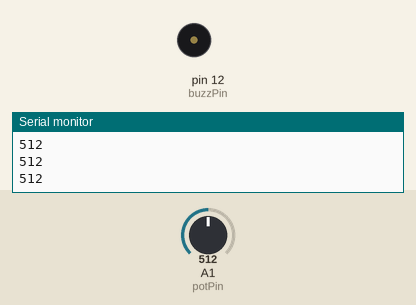
Simulated run of this sketch. Board: Arduino Uno, built with avr-gcc and run on an emulated ATmega328P. Shown: buzzer (waves = sounding), the last lines printed to the serial monitor. The test bench sets the inputs (shaded band); at power-on: A1 (potPin) = 512.

Above: at 1.2 s.
1.3 s: A1 (potPin) set to 987
2.8 s: A1 (potPin) set to 1018
At 3.6 s:
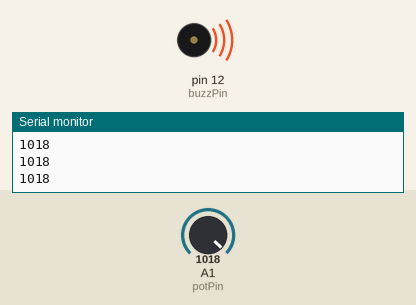
Timing chart, 0 to 5.8 s (numbered marks = the images above; inputs shaded):
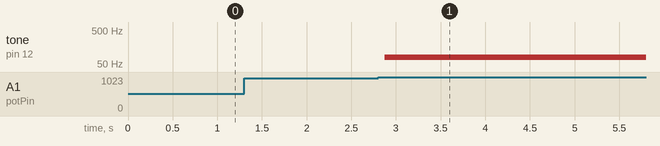

The sketch:

buzzerpoto.ino
```cpp
int potVal;
int buzzPin=12;
int potPin=A1;
int del=1000;
int result;
void setup(){
Serial.begin(9600);
pinMode(buzzPin,OUTPUT);
pinMode(potPin,INPUT);
}

void loop(){
potVal=analogRead(potPin);
Serial.println(potVal);

if (potVal>1000){
  digitalWrite(buzzPin, HIGH);
  potVal=analogRead(potPin);
  Serial.println(potVal);
}
digitalWrite(buzzPin, LOW);
}
```

Measured:
- the behaviour switches between 1000 and 1001 on A1 (potPin) (found by bisection; images 0 and 1)
- after the input at 2.8 s, tone on pin 12 (buzzPin): silent → 80 Hz after 0.07 s
